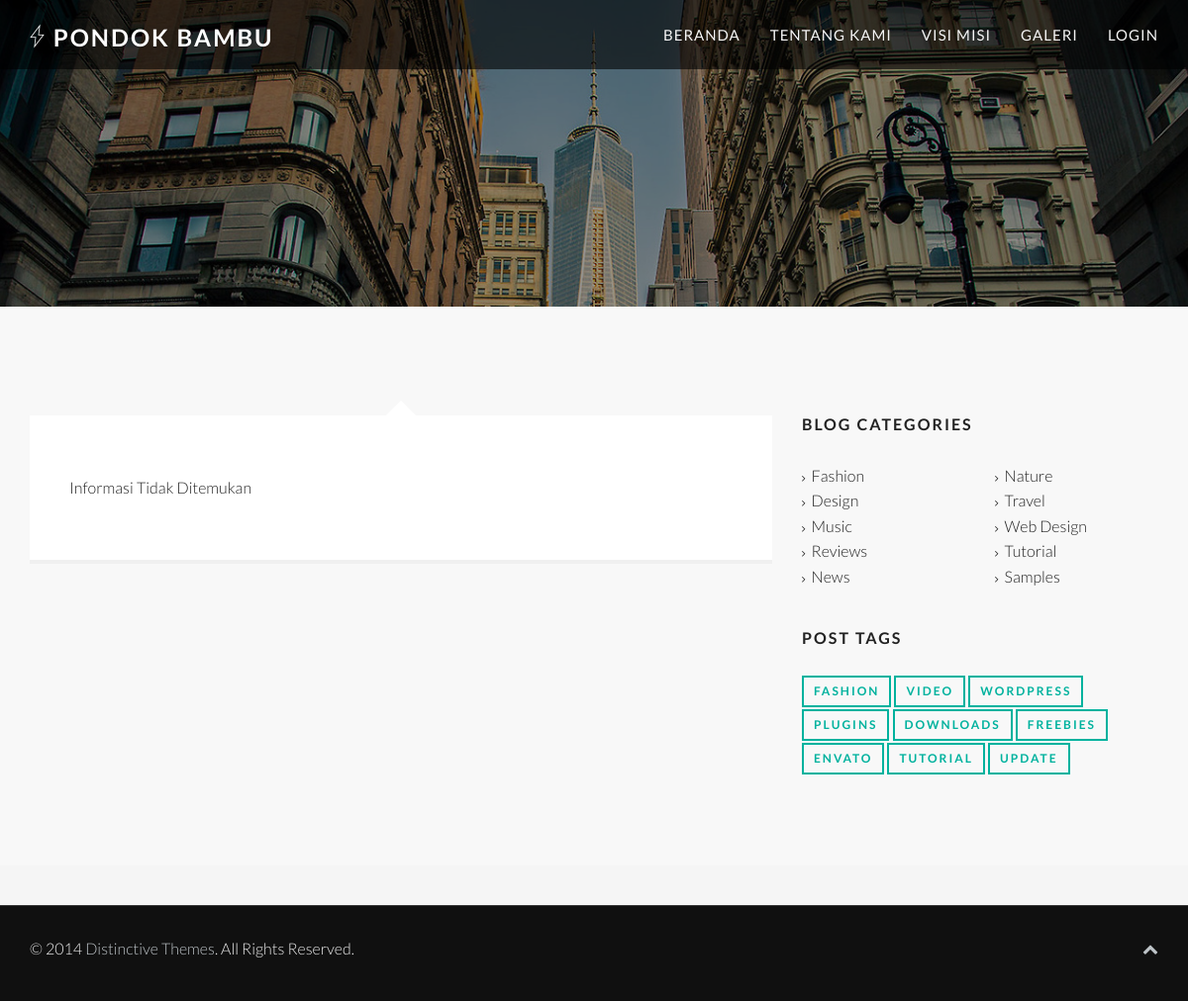
Before: /informasi/detail/tentang-kami with the older database file.
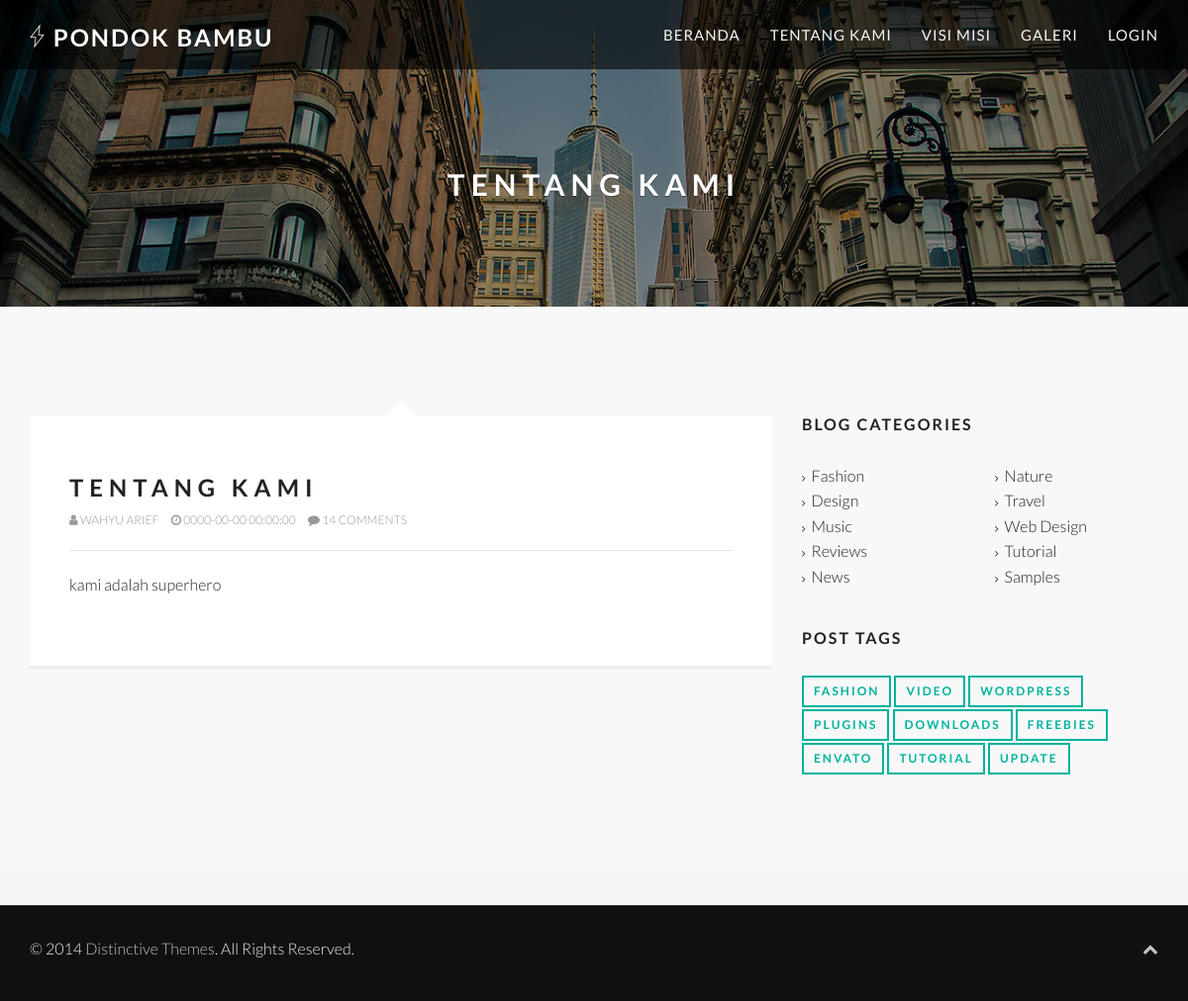
After: the same page with the newer database file.
### tables this page shows
CREATE TABLE `informasi` (
  `id` int(32) NOT NULL,
  `peg_id` int(32) NOT NULL,
  `judul` varchar(255) NOT NULL,
  `konten` text NOT NULL,
  `slug` varchar(255) NOT NULL,
  `created_at` datetime NOT NULL,
  `updated_at` datetime NOT NULL
);

CREATE TABLE `pegawai` (
  `id` int(32) NOT NULL,
  `nip` int(32) NOT NULL,
  `nama_depan` varchar(255) NOT NULL,
  `nama_belakang` varchar(255) NOT NULL,
  `jabatan` varchar(255) NOT NULL,
  `keterangan` varchar(255) DEFAULT NULL,
  `email` varchar(255) NOT NULL,
  `password` varchar(255) NOT NULL,
  `foto` varchar(255) NOT NULL,
  `created_at` datetime NOT NULL,
  `updated_at` datetime NOT NULL,
  `last_login` datetime NOT NULL
);

### application/views/home/layout/content.php (called while the page is built)
<?php
if ($page) {
	$this->load->view($page);
}

### application/views/home/layout/wrapper.php (called while the page is built, shortened)
<?php if(!defined('BASEPATH')) exit('No direct access allowed');
require_once('head.php');
require_once('header.php');
require_once('content.php');
require_once('footer.php');

### application/controllers/Informasi.php (called while the page is built, shortened)
<?php
class Informasi extends CI_Controller {
  public function __construct()
  {
    $this->data['katlap'] = $this->crud_model->_read('kategori_laporan')->result_array();
  }
  public function detail($slug)
	{
    $this->data['info'] = $this->crud_model->_read_where('informasi', ['slug'=>$slug])->row_array();
    $this->data['user'] = $this->crud_model->_read_where('pegawai', ['nip'=>$this->data['info']['peg_id']])->row_array();
    $this->data['page'] = 'home/detail';
    $this->parser->parse('home/layout/wrapper', $this->data);
	}
}

### index.php (called while the page is built, shortened)
<?php
require_once BASEPATH.'core/CodeIgniter.php';

### application/models/Crud_model.php (called while the page is built, shortened)
<?php
class Crud_model extends CI_Model {
	public function _read_where($table, $where)
	{
		return $this->db->get_where($table, $where);
	}
}

### application/views/home/detail.php (the view, shortened to what this page needs)
<section id="single-page-slider" class="no-margin">
<div class="carousel slide" data-ride="carousel">
<div class="carousel-inner">
<div class="item active">
<div class="container">
    <div class="row">
        <div class="col-md-12">
            <div class="center gap fade-down section-heading">
                <h2 class="main-title"><?= $info['judul'] ?></h2>
            </div>
        </div>
    </div>
</div>
</div>
</div>
</div>
</section>
<div id="content-wrapper">
<section id="blog" class="white">
<div class="container">
<div class="row">
<aside class="col-sm-4 col-sm-push-8">
<div class="widget categories">
<h3 class="widget-title">Blog Categories</h3>
<div class="row">
<div class="col-sm-6">
  <ul class="arrow">
      <li><a href="#">Fashion</a></li>
      <li><a href="#">Design</a></li>
      <li><a href="#">Music</a></li>
      <li><a href="#">Reviews</a></li>
      <li><a href="#">News</a></li>
  </ul>
</div>
<div class="col-sm-6">
  <ul class="arrow">
      <li><a href="#">Nature</a></li>
      <li><a href="#">Travel</a></li>
      <li><a href="#">Web Design</a></li>
      <li><a href="#">Tutorial</a></li>
      <li><a href="#">Samples</a></li>
  </ul>
</div>
</div>
</div>
<div class="widget tags">
<h3 class="widget-title">Post Tags</h3>
<ul class="tag-cloud">
<li><a class="btn btn-xs btn-primary btn-outlined" href="#">Fashion</a></li>
<li><a class="btn btn-xs btn-primary btn-outlined" href="#">Video</a></li>
<li><a class="btn btn-xs btn-primary btn-outlined" href="#">WordPress</a></li>
<li><a class="btn btn-xs btn-primary btn-outlined" href="#">Plugins</a></li>
<li><a class="btn btn-xs btn-primary btn-outlined" href="#">Downloads</a></li>
<li><a class="btn btn-xs btn-primary btn-outlined" href="#">Freebies</a></li>
<li><a class="btn btn-xs btn-primary btn-outlined" href="#">Envato</a></li>
<li><a class="btn btn-xs btn-primary btn-outlined" href="#">Tutorial</a></li>
<li><a class="btn btn-xs btn-primary btn-outlined" href="#">Update</a></li>
</ul>
</div>
</aside>
<div class="col-sm-8 col-sm-pull-4">
<div class="blog">
<div class="blog-item">
<div class="blog-content">
  <?php if($info){ ?>
  <h3 class="main-title"><?= $info['judul'] ?></h3>
  <div class="entry-meta">
      <span><i class="fa fa-user"></i> <a href="#"> <?= $user['nama_depan']." ".$user['nama_belakang'] ?></a></span>
      <span><i class="fa fa-clock-o"></i> <?= $info['updated_at'] ?></span>
      <span><i class="fa fa-comment"></i> <a href="blog-item.html#comments"><span class="counter">14</span> Comments</a></span>
  </div>
  <hr>
  <p class="lead">
    <?= $info['konten'] ?>
  </p>
<?php } else { echo "Informasi Tidak Ditemukan";} ?>
</div>
</div>
</div>
</div>
</div>
</div>
</section>
</div>

Changed rows visible on the page:
added informasi: judul "TENTANG KAMI", updated_at "0000-00-00 00:00:00", konten "kami adalah superhero"
now on this page (row edited): pegawai: nama_depan "WAHYU", nama_belakang "ARIEF"
Other visible differences:
text no longer shown: "Informasi Tidak Ditemukan"
text now shown: "14 COMMENTS"
